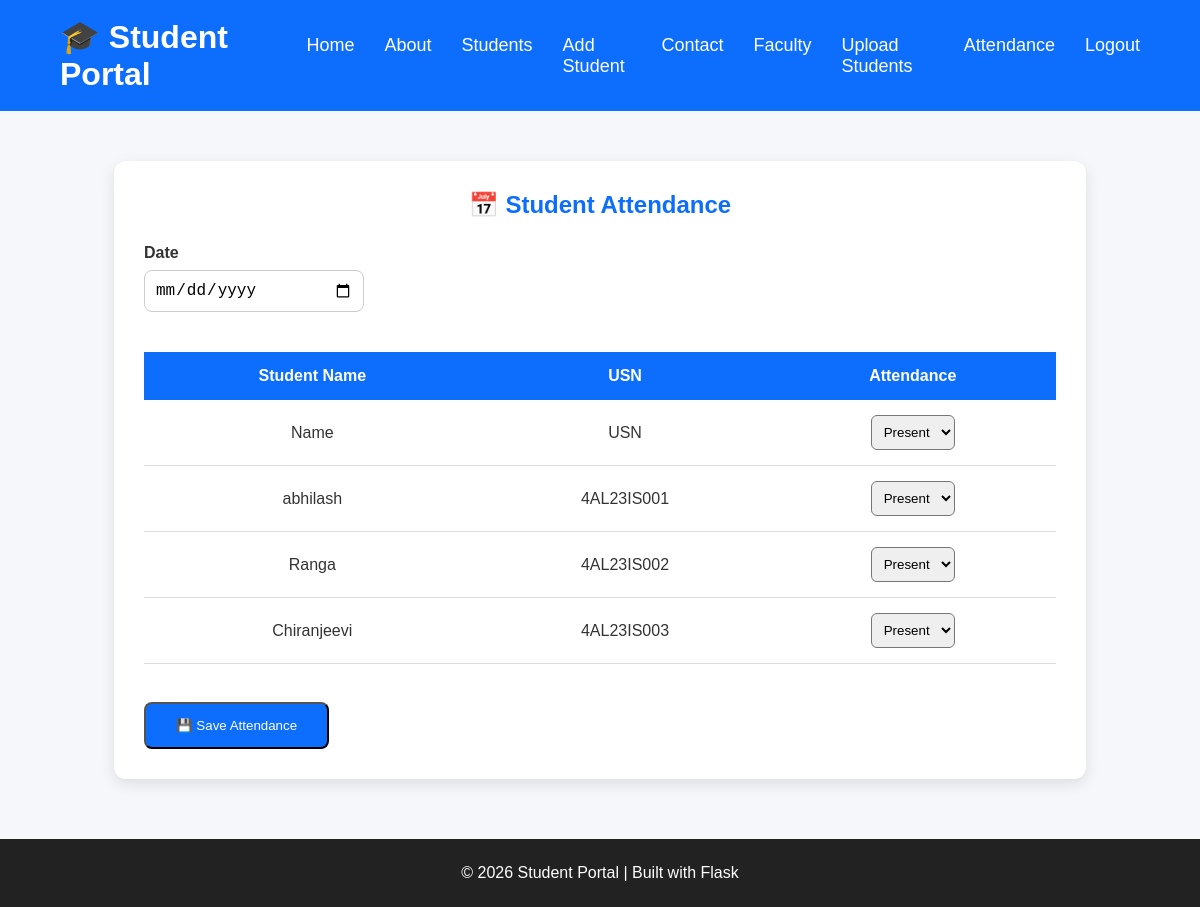
The app's page /attendance (signed in) with its own data.
### tables this page shows
CREATE TABLE students(
        id INTEGER PRIMARY KEY AUTOINCREMENT,
        name TEXT NOT NULL,
        usn TEXT NOT NULL,
        email TEXT NOT NULL,
        phone TEXT NOT NULL,
        department TEXT NOT NULL,
        photo TEXT 
    );

### app.py (the view, shortened to what this page needs)
@app.route("/attendance", methods=["GET", "POST"])
@login_required
def attendance():
    students = get_students()
    return render_template(
        "attendance.html",
        students=students
    )

### app.py (called while the page is built)
def login_required(f):
    @wraps(f)
    def decorated_function(*args, **kwargs):
        if "admin" not in session:
            flash("Please login first.", "error")
            return redirect(url_for("home"))
        return f(*args, **kwargs)
    return decorated_function

### database.py (called while the page is built)
def connect_db():
    connection = sqlite3.connect("students.db")
    return connection

def get_students():
    connection = connect_db()
    cursor = connection.cursor()
    cursor.execute("SELECT * FROM students")
    students = cursor.fetchall()
    connection.close()
    return students

### templates/attendance.html (shortened to what this page needs)
{% extends "base.html" %}
{% block content %}
<section class="student-section">
    <div class="student-container">
        <h2>📅 Student Attendance</h2>
        <form method="POST">
            <div class="form-group">
                <label><strong>Date</strong></label>
                <input type="date" name="attendance_date" required>
            </div>
            <table>
                <thead>
                    <tr>
                        <th>Student Name</th>
                        <th>USN</th>
                        <th>Attendance</th>
                    </tr>
                </thead>
                <tbody>
                    {% for student in students %}
                    <tr>
                        <td>{{ student[1] }}</td>
                        <td>{{ student[2] }}</td>
                        <td>
                            <select name="attendance_{{ student[0] }}">
                                <option value="Present">Present</option>
                            </select>
                        </td>
                    </tr>
                    {% endfor %}
                </tbody>
            </table>
            <br>
            <button type="submit" class="btn">
                💾 Save Attendance
            </button>
        </form>
    </div>
</section>
{% endblock %}

### static/css/style.css (style rules this page uses)
* { margin:0; padding:0; box-sizing:border-box; }
body { font-family:Arial, Helvetica, sans-serif; background:#f5f7fb; color:#333; }
.btn { background:#0d6efd; color:white; padding:14px 30px; border-radius:8px; text-decoration:none; transition:.3s; }
.form-group { display:flex; flex-direction:column; margin-bottom:20px; }
.form-group label { margin-bottom:8px; font-weight:bold; }
.form-group input, .form-group select { padding:12px; border:1px solid #ccc; border-radius:8px; font-size:16px; outline:none; }
.student-section { width:90%; margin:50px auto; }
.student-container { background:white; padding:30px; border-radius:10px; box-shadow:0 5px 15px rgba(0,0,0,0.1); }
.student-container h2 { text-align:center; color:#0d6efd; margin-bottom:20px; }
table { width:100%; border-collapse:collapse; }
th { background:#0d6efd; color:white; padding:15px; }
td { padding:15px; text-align:center; border-bottom:1px solid #ddd; }
.student-container { width:90%; margin:40px auto; background:#fff; padding:30px; border-radius:12px; box-shadow:0 5px 15px rgba(0,0,0,.1); }
.student-container h2 { text-align:center; color:#0d6efd; margin-bottom:25px; }
.student-container table { width:100%; border-collapse:collapse; }
.student-container table th { background:#0d6efd; color:white; padding:15px; }
.student-container table td { padding:15px; text-align:center; border-bottom:1px solid #ddd; }
.student-container select { padding:8px; border-radius:6px; }
.student-container input[type="date"] { padding:10px; width:220px; margin-bottom:20px; }
.student-container .btn { margin-top:20px; }

### records on screen
students: name "Name", usn "USN", id "Present"
students: name "abhilash", usn "4AL23IS001", id "Present"
students: name "Ranga", usn "4AL23IS002", id "Present"
students: name "Chiranjeevi", usn "4AL23IS003", id "Present"
